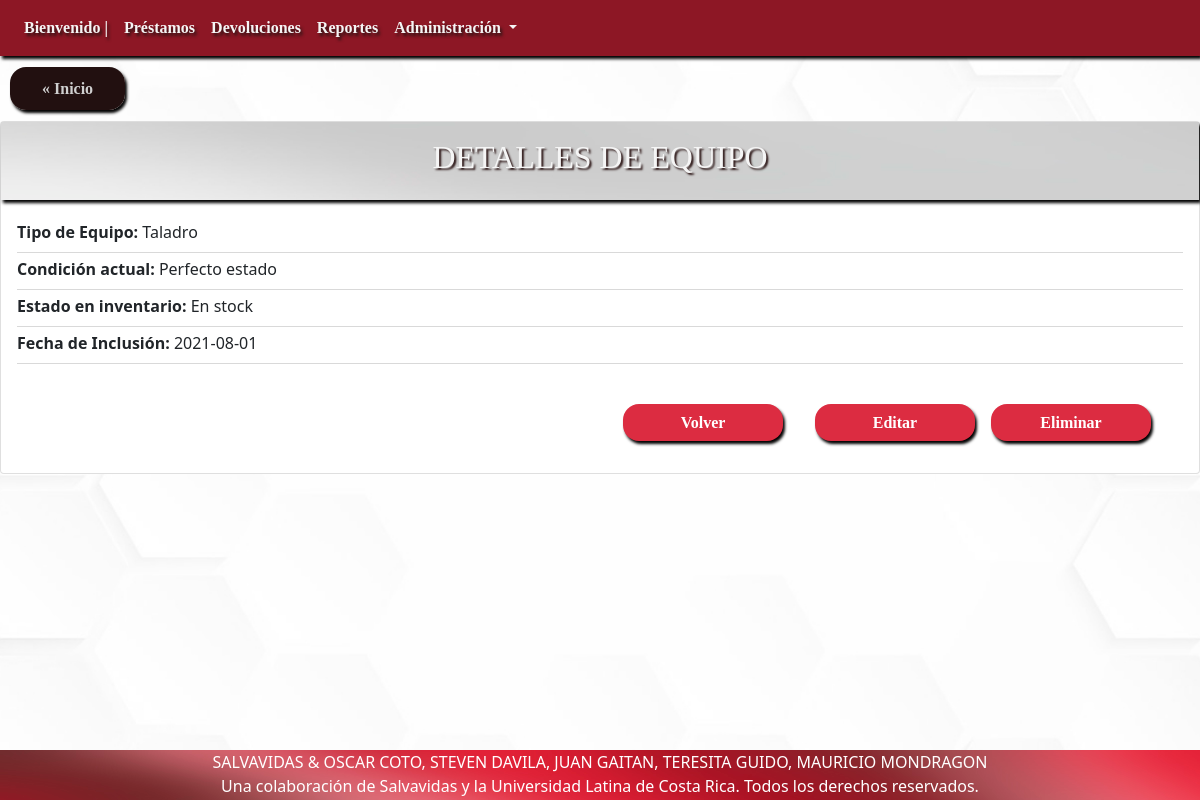
Before: /?c=detalleEquipo&idEquipo=1 with the older database file.
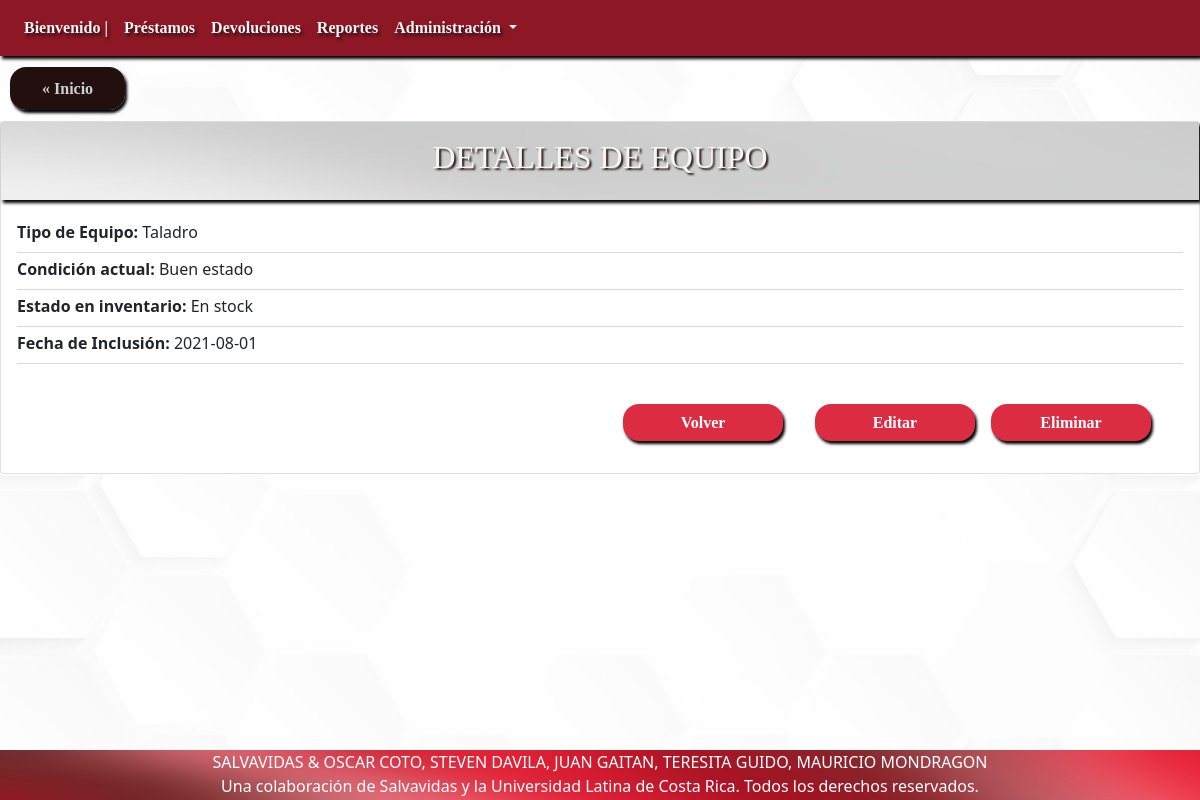
After: the same page with the newer database file.
### tables this page shows
CREATE TABLE `condicionactual` (
  `idCondicionActual` int(11) NOT NULL,
  `descripcionCondicionActual` varchar(50) DEFAULT NULL
);

### controller/detalleEquipo.php (called while the page is built, shortened)
<?php
include 'model/Equipo.php';
$equipoId = $_GET['idEquipo'];
$sEquipo = new Equipo();
    $selectEquipo = $sEquipo->read_equipo($equipoId);
    $TipoEquipo = new TipoEquipo();
    $allTipoEquipo = $TipoEquipo->seleccionarAllTipoEquipo();
    $EstadoInventario = new EstadoInventario();
    $allEstadoInventario = $EstadoInventario->seleccionarAllEstadoInventario();
    $CondicionActual = new CondicionActual();
    $allCondicionActual = $CondicionActual->seleccionarAllCondicionActual();
    include 'view/verDetalleEquipo.php';

### model/Equipo.php (called while the page is built, shortened)
<?php
include_once "model/TipoEquipo.php";
include_once "model/CondicionActual.php";
include_once "model/EstadoInventario.php";
class Equipo
{
  public function __construct(
    $pidEquipo = "",
    $pidTipoEquipo = "",
    $pidCondicionActual = "",
    $pidEstadoInventario = "",
    $pfechaInclusion = ""
  ) {
    $this->idEquipo = $pidEquipo;
    $this->idTipoEquipo = $pidTipoEquipo;
    $this->idCondicionActual = $pidCondicionActual;
    $this->idEstadoInventario = $pidEstadoInventario;
    $this->fechaInclusion = $pfechaInclusion;
  }
  public function read_equipo($idEquipo = 0)
  {
    $rows = [];
    try {
      $sql = "SELECT * FROM equipo";
      if ($idEquipo) {
        $sql .= " WHERE idEquipo='$idEquipo'";
      }
      $pdo = new connection();
      $pdo = $pdo->open();
      $result = $pdo->query($sql);
      foreach ($result->fetchAll() as $value) {
        $rows[] = new Equipo(
        $value['idEquipo'],
        $value['idTipoEquipo'],
        $value['idCondicionActual'],
        $value['idEstadoInventario'],
        $value['fechaInclusion']);
      }
    } catch (Exception $ex) {
      error_log("Error en la funcion" . __FUNCTION__ . " en el archivo" . __FILE__ . " con el error " . $ex->getMessage());
    }
    return $rows;
  }
}

### model/TipoEquipo.php (called while the page is built, shortened)
<?php
class TipoEquipo
{
  public function __construct(
    $pidTipoEquipo = "",
    $pnombreTipoEquipo = "",
    $pdescripcionTipoEquipo = "",
    $pmarcaTipoEquipo = "",
    $pexistenciaMinima = ""
  ) {
    $this->idTipoEquipo = $pidTipoEquipo;
    $this->nombreTipoEquipo = $pnombreTipoEquipo;
  }
  function seleccionarAllTipoEquipo(){
    $query = "SELECT * FROM tipoequipo";
    $pdo = new Connection();
    $pdo = $pdo->open();
    $result = $pdo->query($query);
    $rows = [];
    foreach ($result->fetchAll() as $row) {
        $rows[] = new TipoEquipo($row['idTipoEquipo'], $row['nombreTipoEquipo'],$row['descripcionTipoEquipo'],$row['marcaTipoEquipo'],$row['existenciaMinima']);
    }
    return $rows;
  }
}

### model/CondicionActual.php (called while the page is built, shortened)
<?php
class CondicionActual
{
  public function __construct($idCondicionActual = "", $descripcionCondicionActual = "") {
    $this->idCondicionActual = $idCondicionActual;
    $this->descripcionCondicionActual = $descripcionCondicionActual;
  }
  function seleccionarAllCondicionActual(){
    $query = "SELECT * FROM condicionactual";
    $pdo = new Connection();
    $pdo = $pdo->open();
    $result = $pdo->query($query);
    $rows = [];
    foreach ($result->fetchAll() as $row) {
        $rows[] = new CondicionActual($row['idCondicionActual'], $row['descripcionCondicionActual']);
    }
    return $rows;
  }
}

### model/EstadoInventario.php (called while the page is built, shortened)
<?php
class EstadoInventario
{
  public function __construct($idEstadoInventario = "", $descripcionEstadoInventario = "") {
    $this->idEstadoInventario = $idEstadoInventario;
    $this->descripcionEstadoInventario = $descripcionEstadoInventario;
  }
  function seleccionarAllEstadoInventario(){
    $query = "SELECT * FROM estadoinventario";
    $pdo = new Connection();
    $pdo = $pdo->open();
    $result = $pdo->query($query);
    $rows = [];
    foreach ($result->fetchAll() as $row) {
        $rows[] = new EstadoInventario($row['idEstadoInventario'], $row['descripcionEstadoInventario']);
    }
    return $rows;
  }
}

### view/verDetalleEquipo.php (the view, shortened to what the changed rows need)
<div class="card" id="ListaCompleta">
    <div class="card-title">
        <h2> DETALLES DE EQUIPO </h2>
    </div>
    <?php
        foreach ($selectEquipo as $value) {    ?>
    <div class="card-body">
        <p class="card-subtitle mb-2" id="card-subtitle">
            <strong>Tipo de Equipo: </strong>
            <?php foreach ($allTipoEquipo as $tipo) { if ($value->idTipoEquipo == $tipo->idTipoEquipo) {?>
                <?php echo $tipo->nombreTipoEquipo; ?>
            <?php } } ?>
        </p>
                <div class="dropdown-divider"></div>
        <p class="card-subtitle mb-2" id="card-subtitle">
            <strong>Condición actual: </strong>
            <?php foreach ($allCondicionActual as $condicion) { if ($value->idCondicionActual == $condicion->idCondicionActual) { ?>
                <?php echo $condicion->descripcionCondicionActual; ?>
            <?php } } ?>
        </p>
                    <div class="dropdown-divider"></div>
        <p class="card-subtitle mb-2" id="card-subtitle">
            <strong>Estado en inventario: </strong>
            <?php foreach ($allEstadoInventario as $estado) { if ($value->idEstadoInventario == $estado->idEstadoInventario) { ?>
                <td><?php echo $estado->descripcionEstadoInventario; ?></td>
            <?php } } ?>
        </p>
                <div class="dropdown-divider"></div>
        <p class="card-subtitle mb-2" id="card-subtitle">
            <strong> Fecha de Inclusión: </strong><?php echo $value->fechaInclusion; ?></p>
                <div class="dropdown-divider"></div>
    </div>
    <div class="card-dfooter">
        <a href="?c=eliminarEquipo&idEquipo=<?php echo $value->idEquipo; ?>" class="card-link">Eliminar</a>
        <a href="?c=actualizarEquipo&idEquipo=<?php echo $value->idEquipo; ?>" class="card-link">Editar</a>
        <a href="?c=detalleAllEquipo" class="card-link">Volver</a>
    </div>
    <?php   }  ?>
</div>

Changed rows visible on the page:
changed condicionactual: descripcionCondicionActual "Perfecto estado" → "Buen estado"
